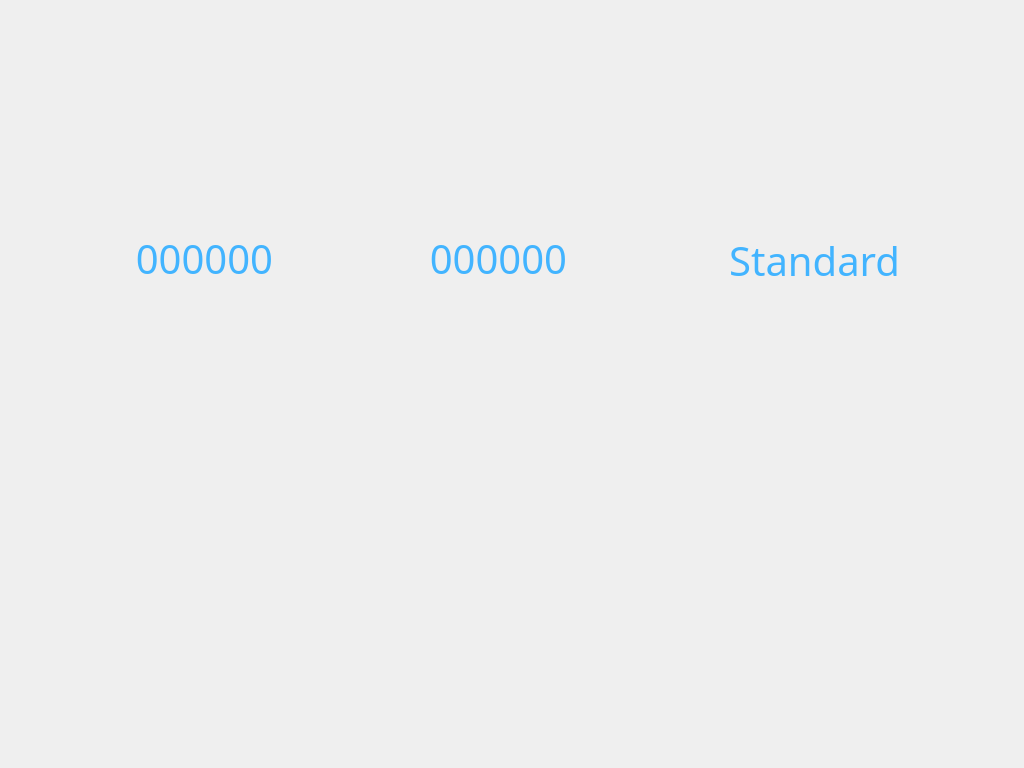
<?xml version="1.0" encoding="UTF-8"?>
<ui version="4.0">
 <class>SettingsScreen</class>
 <widget class="QWidget" name="SettingsScreen">
  <property name="geometry">
   <rect>
    <x>0</x>
    <y>0</y>
    <width>1024</width>
    <height>768</height>
   </rect>
  </property>
  <property name="windowTitle">
   <string>Form</string>
  </property>
  <widget class="QLabel" name="backgroundLabel">
   <property name="geometry">
    <rect>
     <x>-7</x>
     <y>-5</y>
     <width>1024</width>
     <height>768</height>
    </rect>
   </property>
   <property name="text">
    <string/>
   </property>
   <property name="pixmap">
    <pixmap resource="images.qrc">:/images/images/Settings-07.png</pixmap>
   </property>
  </widget>
  <widget class="InvisibleButton" name="connect_invisibleButton" native="true">
   <property name="geometry">
    <rect>
     <x>517</x>
     <y>457</y>
     <width>242</width>
     <height>83</height>
    </rect>
   </property>
   <property name="styleSheet">
    <string notr="true">border: none;</string>
   </property>
   <property name="text" stdset="0">
    <string/>
   </property>
  </widget>
  <widget class="QLabel" name="onTimeLabel">
   <property name="geometry">
    <rect>
     <x>61</x>
     <y>223</y>
     <width>212</width>
     <height>71</height>
    </rect>
   </property>
   <property name="palette">
    <palette>
     <active>
      <colorrole role="WindowText">
       <brush brushstyle="SolidPattern">
        <color alpha="255">
         <red>66</red>
         <green>180</green>
         <blue>255</blue>
        </color>
       </brush>
      </colorrole>
      <colorrole role="Text">
       <brush brushstyle="SolidPattern">
        <color alpha="255">
         <red>66</red>
         <green>180</green>
         <blue>255</blue>
        </color>
       </brush>
      </colorrole>
      <colorrole role="ButtonText">
       <brush brushstyle="SolidPattern">
        <color alpha="255">
         <red>66</red>
         <green>180</green>
         <blue>255</blue>
        </color>
       </brush>
      </colorrole>
     </active>
     <inactive>
      <colorrole role="WindowText">
       <brush brushstyle="SolidPattern">
        <color alpha="255">
         <red>66</red>
         <green>180</green>
         <blue>255</blue>
        </color>
       </brush>
      </colorrole>
      <colorrole role="Text">
       <brush brushstyle="SolidPattern">
        <color alpha="255">
         <red>66</red>
         <green>180</green>
         <blue>255</blue>
        </color>
       </brush>
      </colorrole>
      <colorrole role="ButtonText">
       <brush brushstyle="SolidPattern">
        <color alpha="255">
         <red>66</red>
         <green>180</green>
         <blue>255</blue>
        </color>
       </brush>
      </colorrole>
     </inactive>
     <disabled>
      <colorrole role="WindowText">
       <brush brushstyle="SolidPattern">
        <color alpha="255">
         <red>120</red>
         <green>120</green>
         <blue>120</blue>
        </color>
       </brush>
      </colorrole>
      <colorrole role="Text">
       <brush brushstyle="SolidPattern">
        <color alpha="255">
         <red>120</red>
         <green>120</green>
         <blue>120</blue>
        </color>
       </brush>
      </colorrole>
      <colorrole role="ButtonText">
       <brush brushstyle="SolidPattern">
        <color alpha="255">
         <red>120</red>
         <green>120</green>
         <blue>120</blue>
        </color>
       </brush>
      </colorrole>
     </disabled>
    </palette>
   </property>
   <property name="font">
    <font>
     <family>Tamworth Gothic</family>
     <pointsize>30</pointsize>
     <weight>50</weight>
     <italic>false</italic>
     <bold>false</bold>
    </font>
   </property>
   <property name="layoutDirection">
    <enum>Qt::LeftToRight</enum>
   </property>
   <property name="text">
    <string>000000</string>
   </property>
   <property name="alignment">
    <set>Qt::AlignRight|Qt::AlignTrailing|Qt::AlignVCenter</set>
   </property>
   <property name="margin">
    <number>9</number>
   </property>
  </widget>
  <widget class="QLabel" name="beltTimeLabel">
   <property name="geometry">
    <rect>
     <x>350</x>
     <y>223</y>
     <width>217</width>
     <height>71</height>
    </rect>
   </property>
   <property name="palette">
    <palette>
     <active>
      <colorrole role="WindowText">
       <brush brushstyle="SolidPattern">
        <color alpha="255">
         <red>66</red>
         <green>180</green>
         <blue>255</blue>
        </color>
       </brush>
      </colorrole>
      <colorrole role="Text">
       <brush brushstyle="SolidPattern">
        <color alpha="255">
         <red>66</red>
         <green>180</green>
         <blue>255</blue>
        </color>
       </brush>
      </colorrole>
      <colorrole role="ButtonText">
       <brush brushstyle="SolidPattern">
        <color alpha="255">
         <red>66</red>
         <green>180</green>
         <blue>255</blue>
        </color>
       </brush>
      </colorrole>
     </active>
     <inactive>
      <colorrole role="WindowText">
       <brush brushstyle="SolidPattern">
        <color alpha="255">
         <red>66</red>
         <green>180</green>
         <blue>255</blue>
        </color>
       </brush>
      </colorrole>
      <colorrole role="Text">
       <brush brushstyle="SolidPattern">
        <color alpha="255">
         <red>66</red>
         <green>180</green>
         <blue>255</blue>
        </color>
       </brush>
      </colorrole>
      <colorrole role="ButtonText">
       <brush brushstyle="SolidPattern">
        <color alpha="255">
         <red>66</red>
         <green>180</green>
         <blue>255</blue>
        </color>
       </brush>
      </colorrole>
     </inactive>
     <disabled>
      <colorrole role="WindowText">
       <brush brushstyle="SolidPattern">
        <color alpha="255">
         <red>120</red>
         <green>120</green>
         <blue>120</blue>
        </color>
       </brush>
      </colorrole>
      <colorrole role="Text">
       <brush brushstyle="SolidPattern">
        <color alpha="255">
         <red>120</red>
         <green>120</green>
         <blue>120</blue>
        </color>
       </brush>
      </colorrole>
      <colorrole role="ButtonText">
       <brush brushstyle="SolidPattern">
        <color alpha="255">
         <red>120</red>
         <green>120</green>
         <blue>120</blue>
        </color>
       </brush>
      </colorrole>
     </disabled>
    </palette>
   </property>
   <property name="font">
    <font>
     <family>Tamworth Gothic</family>
     <pointsize>30</pointsize>
     <weight>50</weight>
     <italic>false</italic>
     <bold>false</bold>
    </font>
   </property>
   <property name="layoutDirection">
    <enum>Qt::LeftToRight</enum>
   </property>
   <property name="text">
    <string>000000</string>
   </property>
   <property name="alignment">
    <set>Qt::AlignRight|Qt::AlignTrailing|Qt::AlignVCenter</set>
   </property>
   <property name="margin">
    <number>9</number>
   </property>
  </widget>
  <widget class="QLabel" name="unitsLabel">
   <property name="geometry">
    <rect>
     <x>668</x>
     <y>225</y>
     <width>232</width>
     <height>71</height>
    </rect>
   </property>
   <property name="palette">
    <palette>
     <active>
      <colorrole role="WindowText">
       <brush brushstyle="SolidPattern">
        <color alpha="255">
         <red>66</red>
         <green>180</green>
         <blue>255</blue>
        </color>
       </brush>
      </colorrole>
      <colorrole role="Text">
       <brush brushstyle="SolidPattern">
        <color alpha="255">
         <red>66</red>
         <green>180</green>
         <blue>255</blue>
        </color>
       </brush>
      </colorrole>
      <colorrole role="ButtonText">
       <brush brushstyle="SolidPattern">
        <color alpha="255">
         <red>66</red>
         <green>180</green>
         <blue>255</blue>
        </color>
       </brush>
      </colorrole>
     </active>
     <inactive>
      <colorrole role="WindowText">
       <brush brushstyle="SolidPattern">
        <color alpha="255">
         <red>66</red>
         <green>180</green>
         <blue>255</blue>
        </color>
       </brush>
      </colorrole>
      <colorrole role="Text">
       <brush brushstyle="SolidPattern">
        <color alpha="255">
         <red>66</red>
         <green>180</green>
         <blue>255</blue>
        </color>
       </brush>
      </colorrole>
      <colorrole role="ButtonText">
       <brush brushstyle="SolidPattern">
        <color alpha="255">
         <red>66</red>
         <green>180</green>
         <blue>255</blue>
        </color>
       </brush>
      </colorrole>
     </inactive>
     <disabled>
      <colorrole role="WindowText">
       <brush brushstyle="SolidPattern">
        <color alpha="255">
         <red>120</red>
         <green>120</green>
         <blue>120</blue>
        </color>
       </brush>
      </colorrole>
      <colorrole role="Text">
       <brush brushstyle="SolidPattern">
        <color alpha="255">
         <red>120</red>
         <green>120</green>
         <blue>120</blue>
        </color>
       </brush>
      </colorrole>
      <colorrole role="ButtonText">
       <brush brushstyle="SolidPattern">
        <color alpha="255">
         <red>120</red>
         <green>120</green>
         <blue>120</blue>
        </color>
       </brush>
      </colorrole>
     </disabled>
    </palette>
   </property>
   <property name="font">
    <font>
     <family>Tamworth Gothic</family>
     <pointsize>30</pointsize>
     <weight>50</weight>
     <italic>false</italic>
     <bold>false</bold>
    </font>
   </property>
   <property name="layoutDirection">
    <enum>Qt::LeftToRight</enum>
   </property>
   <property name="text">
    <string>Standard</string>
   </property>
   <property name="alignment">
    <set>Qt::AlignRight|Qt::AlignTrailing|Qt::AlignVCenter</set>
   </property>
   <property name="margin">
    <number>9</number>
   </property>
  </widget>
 </widget>
 <customwidgets>
  <customwidget>
   <class>InvisibleButton</class>
   <extends>QWidget</extends>
   <header>invisiblebutton.h</header>
  </customwidget>
 </customwidgets>
 <resources>
  <include location="images.qrc"/>
 </resources>
 <connections/>
</ui>
